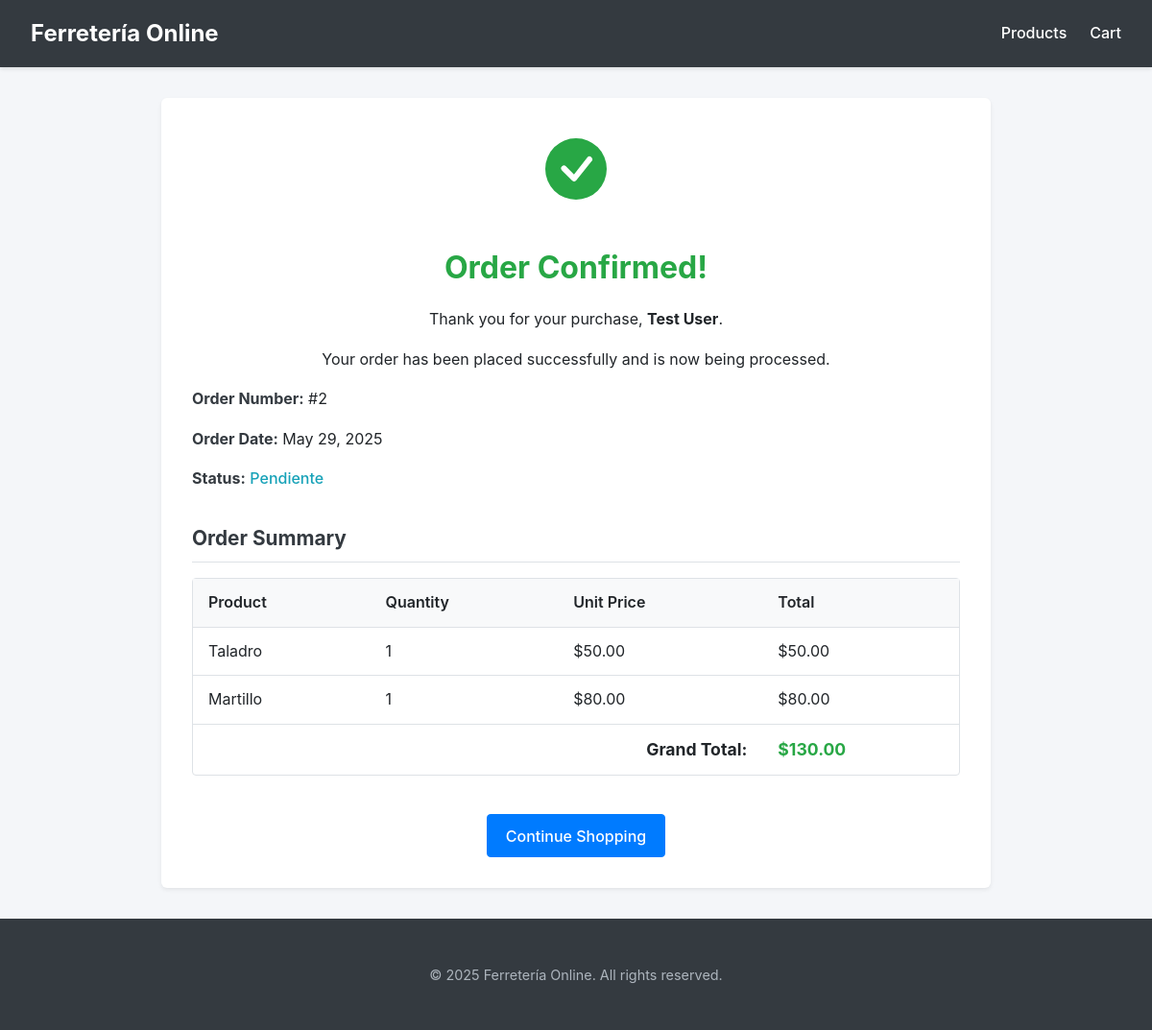
/order/confirmation/2/, run on the app's committed database.
### ferreteria/models.py (models this page shows, shortened)
class Orders(models.Model):
    idorders = models.AutoField(primary_key=True)
    idclients = models.ForeignKey(Clients, on_delete=models.PROTECT, db_column='idclients', null=True, blank=True, verbose_name="Client")
    order_date = models.DateField(null=True, blank=True, verbose_name="Order Date")
    state = models.CharField(max_length=45, null=True, blank=True, default='pending', verbose_name="State")
    class Meta:
        verbose_name = "Order"
        verbose_name_plural = "Orders"

class Clients(models.Model):
    idclients = models.AutoField(primary_key=True)
    name = models.CharField(max_length=45, null=True, blank=True, verbose_name="Name")
    lastname = models.CharField(max_length=45, null=True, blank=True, verbose_name="Last Name")
    email = models.EmailField(max_length=45, null=True, blank=True, unique=True)
    phone = models.CharField(max_length=45, null=True, blank=True, verbose_name="Phone")
    class Meta:
        verbose_name = "Client"
        verbose_name_plural = "Clients"

class OrderDetail(models.Model):
    idorder_detail = models.AutoField(primary_key=True)
    idorders = models.ForeignKey(Orders, on_delete=models.CASCADE, db_column='idorders', null=True, blank=True, verbose_name="Order")
    idproducts = models.ForeignKey(Products, on_delete=models.PROTECT, db_column='idproducts', null=True, blank=True, verbose_name="Product")
    quantity = models.IntegerField(null=True, blank=True, verbose_name="Quantity")
    unit_price = models.DecimalField(max_digits=10, decimal_places=2, null=True, blank=True, verbose_name="Unit Price")
    class Meta:
        verbose_name = "Order Detail"
        verbose_name_plural = "Order Details"

class Products(models.Model):
    idproducts = models.AutoField(primary_key=True)
    name = models.CharField(max_length=45)
    description = models.CharField(max_length=255, null=True, blank=True)
    price = models.DecimalField(max_digits=10, decimal_places=2, null=True, blank=True)
    cost = models.DecimalField(max_digits=10, decimal_places=2, null=True, blank=True)
    stock = models.IntegerField(null=True, blank=True)
    idcategories = models.ForeignKey(Categories, on_delete=models.PROTECT, db_column='idcategories', null=True, blank=True, verbose_name="Category")
    image = models.ImageField(upload_to='products_images/', null=True, blank=True, verbose_name="Image")
    class Meta:
        verbose_name = "Product"
        verbose_name_plural = "Products"

### ferreteria/views.py (the view)
# urls.py: path('order/confirmation/<int:order_id>/', views.order_confirmation, name='order_confirmation'), # Nueva para confirmación
def order_confirmation(request, order_id):
    order = get_object_or_404(Orders, idorders=order_id)
    client = get_current_client(request) # Asume que esta función existe y funciona
    if order.idclients != client:
        messages.error(request, "You are not authorized to view this order confirmation.")
        return redirect('product_list') # O a donde consideres apropiado
    order_details_queryset = OrderDetail.objects.filter(idorders=order).select_related('idproducts')
    processed_order_details = []
    total_order_price = 0
    for detail in order_details_queryset:
        detail.total_item_price = detail.quantity * detail.unit_price # Calcula el total por ítem
        total_order_price += detail.total_item_price
        processed_order_details.append(detail)
    header_cart_item_count = 0
    if client: # Solo si tenemos un cliente
        header_cart_item_count = Cart.objects.filter(idclient=client).aggregate(total_quantity=Sum('quantity'))['total_quantity'] or 0
    context = {
        'order': order,
        'order_details': processed_order_details,
        'total_order_price': total_order_price,
        'cart_item_count': header_cart_item_count, # << AÑADIR ESTO PARA LA CABECERA
    }
    return render(request, 'ferreteria/order_confirmation.html', context)

### ferreteria/views.py (called while the page is built)
def get_current_client(request):
    try:
        return Clients.objects.get(idclients=1)
    except Clients.DoesNotExist:
        messages.error(request, "Client profile not found. Please log in or register. (Using fallback default client)")
        client, _ = Clients.objects.get_or_create(
            idclients=1, # O deja que AutoField maneje esto y luego guárdalo en sesión
            defaults={'name': "Default", 'lastname': "Client", 'email': "default@example.com"}
        )
        return client

### ferreteria/templates/ferreteria/order_confirmation.html (shortened to what this page needs)
<!DOCTYPE html>
<html lang="en">
<head>
</head>
<body>
    <header>
        <nav>
            <a href="{% url 'product_list' %}" class="brand-logo">Ferretería Online</a>
            <ul>
                <li><a href="{% url 'product_list' %}">Products</a></li>
                <li>
                    <a href="{% url 'view_cart' %}">
                        Cart
                    </a>
                </li>
            </ul>
        </nav>
    </header>
    <main class="main-content">
        <div class="confirmation-icon">
        </div>
        <h1>Order Confirmed!</h1>
        <p>Thank you for your purchase, <strong>{{ order.idclients.name }} {{ order.idclients.lastname }}</strong>.</p>
        <p>Your order has been placed successfully and is now being processed.</p>
        <div class="order-details-text">
            <p><strong>Order Number:</strong> #{{ order.idorders }}</p>
            <p><strong>Order Date:</strong> {{ order.order_date|date:"F d, Y" }}</p> <p><strong>Status:</strong> <span style="text-transform: capitalize; font-weight:500; color: var(--info-color);">{{ order.state }}</span></p>
        </div>
        <h2>Order Summary</h2>
        <table class="summary-table">
            <thead>
                <tr>
                    <th>Product</th>
                    <th>Quantity</th>
                    <th>Unit Price</th>
                    <th>Total</th>
                </tr>
            </thead>
            <tbody>
                {% for detail in order_details %}
                <tr>
                    <td>{{ detail.idproducts.name }}</td>
                    <td>{{ detail.quantity }}</td>
                    <td>${{ detail.unit_price|floatformat:2 }}</td>
                    <td>${{ detail.total_item_price|floatformat:2 }}</td> </tr>
                {% endfor %}
                <tr class="total-row">
                    <td colspan="3" style="text-align:right;"><strong>Grand Total:</strong></td>
                    <td><strong class="grand-total">${{ total_order_price|floatformat:2 }}</strong></td>
                </tr>
            </tbody>
        </table>
        <div class="actions">
            <a href="{% url 'product_list' %}" class="btn">Continue Shopping</a>
            </div>
    </main>
    <footer>
        <p>&copy; {% now "Y" %} Ferretería Online. All rights reserved.</p>
    </footer>
</body>
</html>

### ferreteria/templates/ferreteria/order_confirmation.html (style rules this page uses)
:root { --primary-color: #007bff; --secondary-color: #6c757d; --success-color: #28a745; --danger-color: #dc3545; --info-color: #17a2b8; --light-gray: #f8f9fa; --dark-gray: #343a40; --border-color: #dee2e6; --text-color: #212529; --link-hover-color: #0056b3; --card-shadow: 0 0.125rem 0.25rem rgba(0, 0, 0, 0.075); }
body { font-family: -apple-system, BlinkMacSystemFont, "Segoe UI", Roboto, "Helvetica Neue", Arial, sans-serif; margin: 0; background-color: #f4f6f9; color: var(--text-color); line-height: 1.6; }
header { background-color: var(--dark-gray); color: white; padding: 1rem 2rem; box-shadow: 0 2px 4px rgba(0,0,0,0.1); position: sticky; top: 0; z-index: 1000; }
nav { display: flex; justify-content: space-between; align-items: center; max-width: 1200px; margin: 0 auto; }
nav .brand-logo { font-size: 1.5rem; font-weight: bold; color: white; text-decoration: none; }
nav ul { list-style: none; padding: 0; margin: 0; display: flex; }
nav ul li { margin-left: 1.5rem; }
nav ul li a { color: white; text-decoration: none; font-weight: 500; padding: 0.5rem 0; position: relative; }
.main-content { max-width: 800px; margin: 2rem auto; padding: 2rem; background-color: white; border-radius: 0.375rem; box-shadow: var(--card-shadow); text-align: center; }
.confirmation-icon { font-size: 4rem; color: var(--success-color); margin-bottom: 1rem; }
.main-content h1 { font-size: 2rem; color: var(--success-color); margin-top: 0; margin-bottom: 1rem; }
.main-content h2 { font-size: 1.3rem; color: var(--dark-gray); margin-top: 2rem; margin-bottom: 1rem; text-align: left; border-bottom: 1px solid var(--border-color); padding-bottom: 0.5rem; }
.order-details-text p { margin-bottom: 0.5rem; font-size: 1rem; text-align: left; }
.order-details-text strong { color: var(--dark-gray); }
.summary-table { width: 100%; border-collapse: separate; border-spacing: 0; margin-top: 1rem; border: 1px solid var(--border-color); border-radius: .25rem; }
.summary-table th, .summary-table td { padding: 0.75rem 1rem; text-align: left; border-bottom: 1px solid var(--border-color); }
.summary-table th { background-color: var(--light-gray); font-weight: 600; }
.summary-table tr:last-child td { border-bottom: none; }
.summary-table .total-row td { font-weight: bold; font-size: 1.1rem; }
.summary-table .grand-total { color: var(--success-color); }
.actions { margin-top: 2.5rem; }
.btn { display: inline-block; font-weight: 500; color: white; text-align: center; vertical-align: middle; cursor: pointer; background-color: var(--primary-color); border: 1px solid var(--primary-color); padding: 0.6rem 1.2rem; font-size: 1rem; line-height: 1.5; border-radius: 0.25rem; text-decoration: none; transition: background-color 0.15s ease-in-out, border-color 0.15s ease-in-out; }
footer { text-align: center; padding: 2rem; margin-top: 2rem; background-color: var(--dark-gray); color: #adb5bd; font-size: 0.9rem; }

### data on the page
Orders: idclients.name "Test", idclients.lastname "User", idorders "2", order_date "May 29, 2025", state "Pendiente"
OrderDetail: idproducts.name "Taladro", quantity "1", unit_price "50.00", total_item_price "50.00"
OrderDetail: idproducts.name "Martillo", quantity "1", unit_price "80.00", total_item_price "80.00"

### other printed values
{{ total_order_price|floatformat:2 }} "130.00"
